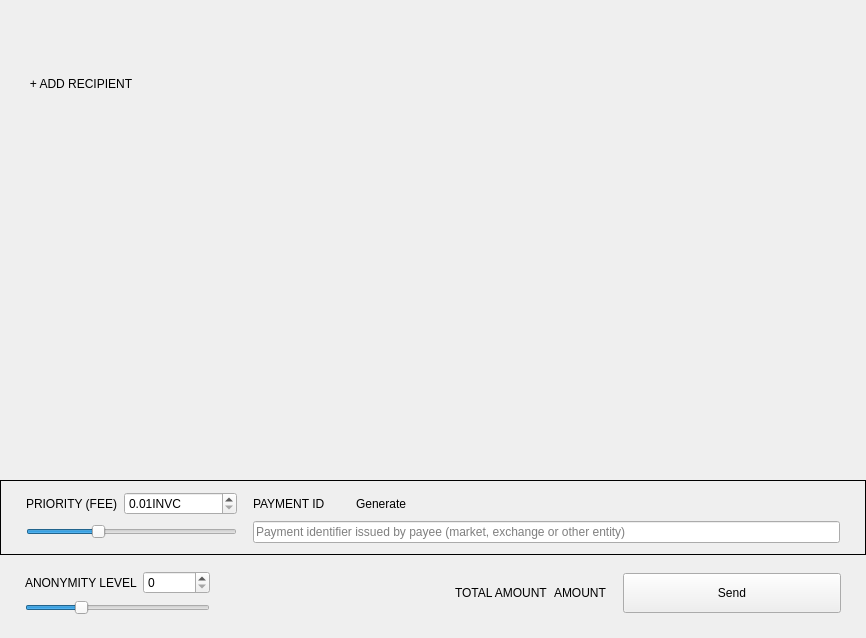
<?xml version="1.0" encoding="UTF-8"?>
<ui version="4.0">
 <class>SendFrame</class>
 <widget class="QFrame" name="SendFrame">
  <property name="geometry">
   <rect>
    <x>0</x>
    <y>0</y>
    <width>866</width>
    <height>638</height>
   </rect>
  </property>
  <property name="windowTitle">
   <string>Frame</string>
  </property>
  <property name="frameShape">
   <enum>QFrame::NoFrame</enum>
  </property>
  <property name="frameShadow">
   <enum>QFrame::Raised</enum>
  </property>
  <layout class="QVBoxLayout" name="verticalLayout">
   <property name="spacing">
    <number>5</number>
   </property>
   <property name="sizeConstraint">
    <enum>QLayout::SetDefaultConstraint</enum>
   </property>
   <property name="leftMargin">
    <number>0</number>
   </property>
   <property name="topMargin">
    <number>0</number>
   </property>
   <property name="rightMargin">
    <number>0</number>
   </property>
   <property name="bottomMargin">
    <number>0</number>
   </property>
   <item>
    <widget class="WalletGui::ResizableScrollArea" name="m_sendScrollarea">
     <property name="enabled">
      <bool>true</bool>
     </property>
     <property name="sizePolicy">
      <sizepolicy hsizetype="MinimumExpanding" vsizetype="Preferred">
       <horstretch>0</horstretch>
       <verstretch>0</verstretch>
      </sizepolicy>
     </property>
     <property name="autoFillBackground">
      <bool>false</bool>
     </property>
     <property name="styleSheet">
      <string notr="true"/>
     </property>
     <property name="frameShape">
      <enum>QFrame::NoFrame</enum>
     </property>
     <property name="sizeAdjustPolicy">
      <enum>QAbstractScrollArea::AdjustToContents</enum>
     </property>
     <property name="widgetResizable">
      <bool>true</bool>
     </property>
     <widget class="QWidget" name="scrollAreaWidgetContents">
      <property name="geometry">
       <rect>
        <x>0</x>
        <y>0</y>
        <width>866</width>
        <height>68</height>
       </rect>
      </property>
      <property name="sizePolicy">
       <sizepolicy hsizetype="Preferred" vsizetype="Preferred">
        <horstretch>0</horstretch>
        <verstretch>0</verstretch>
       </sizepolicy>
      </property>
      <property name="styleSheet">
       <string notr="true"/>
      </property>
      <layout class="QVBoxLayout" name="m_transfersLayout">
       <property name="spacing">
        <number>0</number>
       </property>
       <property name="sizeConstraint">
        <enum>QLayout::SetNoConstraint</enum>
       </property>
       <property name="leftMargin">
        <number>0</number>
       </property>
       <property name="topMargin">
        <number>0</number>
       </property>
       <property name="rightMargin">
        <number>0</number>
       </property>
       <property name="bottomMargin">
        <number>0</number>
       </property>
      </layout>
     </widget>
    </widget>
   </item>
   <item>
    <layout class="QHBoxLayout" name="horizontalLayout_2">
     <property name="spacing">
      <number>0</number>
     </property>
     <item>
      <spacer name="horizontalSpacer_3">
       <property name="orientation">
        <enum>Qt::Horizontal</enum>
       </property>
       <property name="sizeType">
        <enum>QSizePolicy::Fixed</enum>
       </property>
       <property name="sizeHint" stdset="0">
        <size>
         <width>25</width>
         <height>20</height>
        </size>
       </property>
      </spacer>
     </item>
     <item>
      <widget class="WalletGui::WalletNormalLinkLikeButton" name="m_addRecipientButton">
       <property name="cursor">
        <cursorShape>PointingHandCursor</cursorShape>
       </property>
       <property name="focusPolicy">
        <enum>Qt::NoFocus</enum>
       </property>
       <property name="text">
        <string>+ ADD RECIPIENT</string>
       </property>
       <property name="flat">
        <bool>true</bool>
       </property>
      </widget>
     </item>
     <item>
      <spacer name="horizontalSpacer_2">
       <property name="orientation">
        <enum>Qt::Horizontal</enum>
       </property>
       <property name="sizeHint" stdset="0">
        <size>
         <width>478</width>
         <height>17</height>
        </size>
       </property>
      </spacer>
     </item>
    </layout>
   </item>
   <item>
    <spacer name="verticalSpacer_2">
     <property name="orientation">
      <enum>Qt::Vertical</enum>
     </property>
     <property name="sizeType">
      <enum>QSizePolicy::MinimumExpanding</enum>
     </property>
     <property name="sizeHint" stdset="0">
      <size>
       <width>20</width>
       <height>20</height>
      </size>
     </property>
    </spacer>
   </item>
   <item>
    <widget class="QFrame" name="m_sendFeeFrame">
     <property name="sizePolicy">
      <sizepolicy hsizetype="Minimum" vsizetype="Minimum">
       <horstretch>0</horstretch>
       <verstretch>0</verstretch>
      </sizepolicy>
     </property>
     <property name="frameShape">
      <enum>QFrame::Box</enum>
     </property>
     <property name="frameShadow">
      <enum>QFrame::Plain</enum>
     </property>
     <layout class="QGridLayout" name="gridLayout_4">
      <property name="leftMargin">
       <number>25</number>
      </property>
      <property name="topMargin">
       <number>11</number>
      </property>
      <property name="rightMargin">
       <number>25</number>
      </property>
      <property name="bottomMargin">
       <number>11</number>
      </property>
      <item row="0" column="0">
       <widget class="WalletGui::WalletNormalGrayTextLabel" name="label_3">
        <property name="text">
         <string>PRIORITY (FEE)</string>
        </property>
        <property name="alignment">
         <set>Qt::AlignLeading|Qt::AlignLeft|Qt::AlignVCenter</set>
        </property>
       </widget>
      </item>
      <item row="0" column="1">
       <widget class="QDoubleSpinBox" name="m_feeSpin">
        <property name="enabled">
         <bool>true</bool>
        </property>
        <property name="buttonSymbols">
         <enum>QAbstractSpinBox::UpDownArrows</enum>
        </property>
        <property name="suffix">
         <string notr="true">INVC</string>
        </property>
        <property name="decimals">
         <number>2</number>
        </property>
        <property name="minimum">
         <double>0.010000000000000</double>
        </property>
        <property name="maximum">
         <double>10000000.000000000000000</double>
        </property>
        <property name="singleStep">
         <double>0.010000000000000</double>
        </property>
        <property name="value">
         <double>0.010000000000000</double>
        </property>
       </widget>
      </item>
      <item row="1" column="3">
       <widget class="WalletGui::ClearableLineEdit" name="m_paymentIdEdit">
        <property name="styleSheet">
         <string notr="true">[errorState=&quot;true&quot;] {
  border-color: #ef3131;
}</string>
        </property>
        <property name="placeholderText">
         <string>Payment identifier issued by payee (market, exchange or other entity)</string>
        </property>
       </widget>
      </item>
      <item row="0" column="3">
       <layout class="QHBoxLayout" name="horizontalLayout_3">
        <item>
         <widget class="WalletGui::WalletNormalGrayTextLabel" name="m_paymentIdTextLabel">
          <property name="sizePolicy">
           <sizepolicy hsizetype="Minimum" vsizetype="Minimum">
            <horstretch>0</horstretch>
            <verstretch>0</verstretch>
           </sizepolicy>
          </property>
          <property name="text">
           <string>PAYMENT ID</string>
          </property>
          <property name="alignment">
           <set>Qt::AlignLeading|Qt::AlignLeft|Qt::AlignVCenter</set>
          </property>
          <property name="margin">
           <number>0</number>
          </property>
          <property name="indent">
           <number>0</number>
          </property>
         </widget>
        </item>
        <item>
         <spacer name="horizontalSpacer_6">
          <property name="orientation">
           <enum>Qt::Horizontal</enum>
          </property>
          <property name="sizeType">
           <enum>QSizePolicy::Fixed</enum>
          </property>
          <property name="sizeHint" stdset="0">
           <size>
            <width>10</width>
            <height>10</height>
           </size>
          </property>
         </spacer>
        </item>
        <item>
         <widget class="WalletGui::WalletTinyLinkLikeButton" name="m_generatePaymentIdButton">
          <property name="sizePolicy">
           <sizepolicy hsizetype="Minimum" vsizetype="Minimum">
            <horstretch>0</horstretch>
            <verstretch>0</verstretch>
           </sizepolicy>
          </property>
          <property name="cursor">
           <cursorShape>PointingHandCursor</cursorShape>
          </property>
          <property name="focusPolicy">
           <enum>Qt::NoFocus</enum>
          </property>
          <property name="text">
           <string>Generate</string>
          </property>
          <property name="flat">
           <bool>true</bool>
          </property>
         </widget>
        </item>
        <item>
         <spacer name="horizontalSpacer_5">
          <property name="orientation">
           <enum>Qt::Horizontal</enum>
          </property>
          <property name="sizeHint" stdset="0">
           <size>
            <width>40</width>
            <height>10</height>
           </size>
          </property>
         </spacer>
        </item>
       </layout>
      </item>
      <item row="1" column="0" colspan="2">
       <layout class="QGridLayout" name="m_priorityGridLayout">
        <item row="0" column="0">
         <widget class="QSlider" name="m_prioritySlider">
          <property name="minimum">
           <number>1</number>
          </property>
          <property name="maximum">
           <number>4</number>
          </property>
          <property name="pageStep">
           <number>1</number>
          </property>
          <property name="value">
           <number>2</number>
          </property>
          <property name="orientation">
           <enum>Qt::Horizontal</enum>
          </property>
         </widget>
        </item>
       </layout>
      </item>
      <item row="0" column="2">
       <spacer name="horizontalSpacer_7">
        <property name="orientation">
         <enum>Qt::Horizontal</enum>
        </property>
        <property name="sizeType">
         <enum>QSizePolicy::Fixed</enum>
        </property>
        <property name="sizeHint" stdset="0">
         <size>
          <width>10</width>
          <height>20</height>
         </size>
        </property>
       </spacer>
      </item>
     </layout>
    </widget>
   </item>
   <item>
    <widget class="QFrame" name="m_mixinFrame">
     <property name="frameShape">
      <enum>QFrame::NoFrame</enum>
     </property>
     <property name="frameShadow">
      <enum>QFrame::Raised</enum>
     </property>
     <layout class="QGridLayout" name="gridLayout">
      <property name="leftMargin">
       <number>25</number>
      </property>
      <property name="topMargin">
       <number>11</number>
      </property>
      <property name="rightMargin">
       <number>25</number>
      </property>
      <property name="bottomMargin">
       <number>23</number>
      </property>
      <item row="0" column="2" rowspan="2">
       <widget class="QLabel" name="label">
        <property name="text">
         <string/>
        </property>
       </widget>
      </item>
      <item row="0" column="5" rowspan="2">
       <widget class="WalletGui::WalletExtraNormalBlackTextLabel" name="m_totalAmountLabel">
        <property name="text">
         <string>AMOUNT</string>
        </property>
        <property name="indent">
         <number>0</number>
        </property>
       </widget>
      </item>
      <item row="0" column="1">
       <widget class="QSpinBox" name="m_mixinSpin">
        <property name="maximum">
         <number>999999999</number>
        </property>
       </widget>
      </item>
      <item row="0" column="3" rowspan="2">
       <spacer name="horizontalSpacer">
        <property name="orientation">
         <enum>Qt::Horizontal</enum>
        </property>
        <property name="sizeType">
         <enum>QSizePolicy::Expanding</enum>
        </property>
        <property name="sizeHint" stdset="0">
         <size>
          <width>298</width>
          <height>20</height>
         </size>
        </property>
       </spacer>
      </item>
      <item row="1" column="0" colspan="2">
       <widget class="QSlider" name="m_mixinSlider">
        <property name="maximumSize">
         <size>
          <width>16777215</width>
          <height>16777215</height>
         </size>
        </property>
        <property name="maximum">
         <number>7</number>
        </property>
        <property name="pageStep">
         <number>1</number>
        </property>
        <property name="value">
         <number>2</number>
        </property>
        <property name="sliderPosition">
         <number>2</number>
        </property>
        <property name="tracking">
         <bool>false</bool>
        </property>
        <property name="orientation">
         <enum>Qt::Horizontal</enum>
        </property>
       </widget>
      </item>
      <item row="0" column="7" rowspan="2">
       <widget class="WalletGui::WalletLargeBlueButton" name="m_sendButton">
        <property name="sizePolicy">
         <sizepolicy hsizetype="Fixed" vsizetype="Fixed">
          <horstretch>0</horstretch>
          <verstretch>0</verstretch>
         </sizepolicy>
        </property>
        <property name="minimumSize">
         <size>
          <width>218</width>
          <height>40</height>
         </size>
        </property>
        <property name="maximumSize">
         <size>
          <width>218</width>
          <height>40</height>
         </size>
        </property>
        <property name="focusPolicy">
         <enum>Qt::NoFocus</enum>
        </property>
        <property name="text">
         <string>Send</string>
        </property>
       </widget>
      </item>
      <item row="0" column="4" rowspan="2">
       <widget class="WalletGui::WalletNormalGrayTextLabel" name="label_2">
        <property name="text">
         <string>TOTAL AMOUNT</string>
        </property>
       </widget>
      </item>
      <item row="0" column="0">
       <widget class="WalletGui::WalletNormalGrayTextLabel" name="m_mixinTextLabel">
        <property name="text">
         <string>ANONYMITY LEVEL</string>
        </property>
       </widget>
      </item>
      <item row="0" column="6" rowspan="2">
       <spacer name="horizontalSpacer_4">
        <property name="orientation">
         <enum>Qt::Horizontal</enum>
        </property>
        <property name="sizeType">
         <enum>QSizePolicy::Fixed</enum>
        </property>
        <property name="sizeHint" stdset="0">
         <size>
          <width>10</width>
          <height>20</height>
         </size>
        </property>
       </spacer>
      </item>
     </layout>
    </widget>
   </item>
  </layout>
 </widget>
 <customwidgets>
  <customwidget>
   <class>WalletGui::WalletTinyLinkLikeButton</class>
   <extends>QPushButton</extends>
   <header>Gui/Common/WalletLinkLikeButton.h</header>
  </customwidget>
  <customwidget>
   <class>WalletGui::WalletNormalGrayTextLabel</class>
   <extends>QLabel</extends>
   <header>Gui/Common/WalletTextLabel.h</header>
  </customwidget>
  <customwidget>
   <class>WalletGui::WalletLargeBlueButton</class>
   <extends>QPushButton</extends>
   <header>Gui/Common/WalletBlueButton.h</header>
  </customwidget>
  <customwidget>
   <class>WalletGui::ClearableLineEdit</class>
   <extends>QLineEdit</extends>
   <header>Gui/Common/ClearableLineEdit.h</header>
  </customwidget>
  <customwidget>
   <class>WalletGui::ResizableScrollArea</class>
   <extends>QScrollArea</extends>
   <header>Gui/Common/ResizableScrollArea.h</header>
   <container>1</container>
  </customwidget>
  <customwidget>
   <class>WalletGui::WalletNormalLinkLikeButton</class>
   <extends>QPushButton</extends>
   <header>Gui/Common/WalletLinkLikeButton.h</header>
  </customwidget>
  <customwidget>
   <class>WalletGui::WalletExtraNormalBlackTextLabel</class>
   <extends>QLabel</extends>
   <header>Gui/Common/WalletTextLabel.h</header>
  </customwidget>
 </customwidgets>
 <tabstops>
  <tabstop>m_paymentIdEdit</tabstop>
  <tabstop>m_mixinSlider</tabstop>
  <tabstop>m_sendScrollarea</tabstop>
 </tabstops>
 <resources/>
 <connections>
  <connection>
   <sender>m_sendButton</sender>
   <signal>clicked()</signal>
   <receiver>SendFrame</receiver>
   <slot>sendClicked()</slot>
   <hints>
    <hint type="sourcelabel">
     <x>53</x>
     <y>561</y>
    </hint>
    <hint type="destinationlabel">
     <x>432</x>
     <y>294</y>
    </hint>
   </hints>
  </connection>
  <connection>
   <sender>m_mixinSlider</sender>
   <signal>valueChanged(int)</signal>
   <receiver>SendFrame</receiver>
   <slot>mixinValueChanged(int)</slot>
   <hints>
    <hint type="sourcelabel">
     <x>221</x>
     <y>520</y>
    </hint>
    <hint type="destinationlabel">
     <x>432</x>
     <y>294</y>
    </hint>
   </hints>
  </connection>
  <connection>
   <sender>m_addRecipientButton</sender>
   <signal>clicked()</signal>
   <receiver>SendFrame</receiver>
   <slot>addRecipientClicked()</slot>
   <hints>
    <hint type="sourcelabel">
     <x>78</x>
     <y>414</y>
    </hint>
    <hint type="destinationlabel">
     <x>432</x>
     <y>294</y>
    </hint>
   </hints>
  </connection>
  <connection>
   <sender>m_paymentIdEdit</sender>
   <signal>textChanged(QString)</signal>
   <receiver>SendFrame</receiver>
   <slot>validatePaymentId(QString)</slot>
   <hints>
    <hint type="sourcelabel">
     <x>538</x>
     <y>521</y>
    </hint>
    <hint type="destinationlabel">
     <x>432</x>
     <y>318</y>
    </hint>
   </hints>
  </connection>
  <connection>
   <sender>m_mixinSpin</sender>
   <signal>valueChanged(int)</signal>
   <receiver>SendFrame</receiver>
   <slot>mixinValueChanged(int)</slot>
   <hints>
    <hint type="sourcelabel">
     <x>201</x>
     <y>575</y>
    </hint>
    <hint type="destinationlabel">
     <x>432</x>
     <y>318</y>
    </hint>
   </hints>
  </connection>
  <connection>
   <sender>m_generatePaymentIdButton</sender>
   <signal>clicked()</signal>
   <receiver>SendFrame</receiver>
   <slot>generatePaymentIdClicked()</slot>
   <hints>
    <hint type="sourcelabel">
     <x>314</x>
     <y>494</y>
    </hint>
    <hint type="destinationlabel">
     <x>432</x>
     <y>318</y>
    </hint>
   </hints>
  </connection>
  <connection>
   <sender>m_prioritySlider</sender>
   <signal>valueChanged(int)</signal>
   <receiver>SendFrame</receiver>
   <slot>priorityValueChanged(int)</slot>
   <hints>
    <hint type="sourcelabel">
     <x>126</x>
     <y>528</y>
    </hint>
    <hint type="destinationlabel">
     <x>432</x>
     <y>318</y>
    </hint>
   </hints>
  </connection>
 </connections>
 <slots>
  <slot>sendClicked()</slot>
  <slot>clearAllClicked()</slot>
  <slot>addRecipientClicked()</slot>
  <slot>mixinValueChanged(int)</slot>
  <slot>priorityValueChanged(int)</slot>
  <slot>validatePaymentId(QString)</slot>
  <slot>generatePaymentIdClicked()</slot>
 </slots>
</ui>
